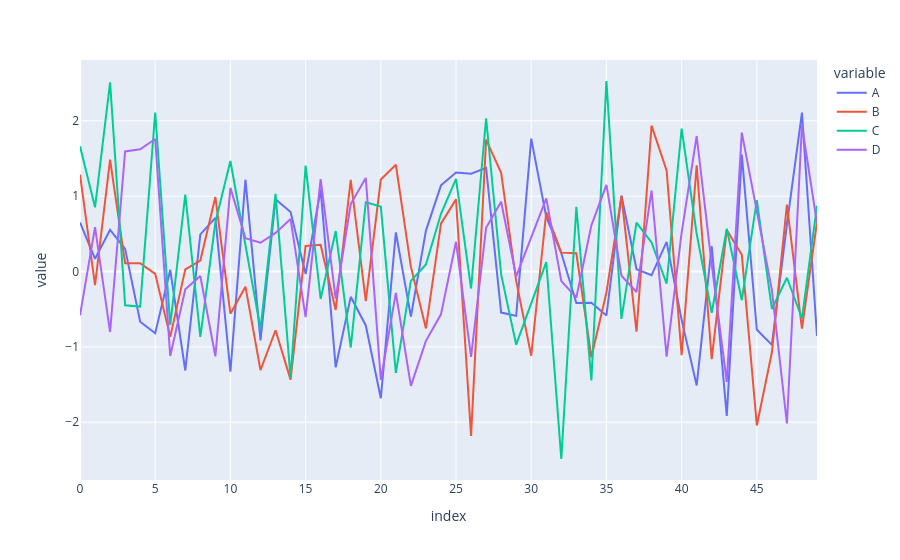

The code cell stored with this chart in its notebook:
### Markdown cell above
# Basics

### Code cell
arr_1 = np.random.randn(50,4)
df_1 = pd.DataFrame(arr_1, columns=['A','B','C','D'])
df_1.head()
df_1.plot()

### Figure 1 — Plotly figure (JSON) as saved in the notebook; plotly's stock layout.template omitted (floating-point values rounded to 4 significant figures)
{"data": [{"hovertemplate": "variable=A<br>index=%{x}<br>value=%{y}<extra></extra>", "legendgroup": "A", "line": {"color": "#636efa", "dash": "solid"}, "marker": {"symbol": "circle"}, "mode": "lines", "name": "A", "orientation": "v", "showlegend": true, "type": "scatter", "x": [0, 1, 2, 3, 4, 5, 6, 7, 8, 9, 10, 11, 12, 13, 14, 15, 16, 17, 18, 19, 20, 21, 22, 23, 24, 25, 26, 27, 28, 29, 30, 31, 32, 33, 34, 35, 36, 37, 38, 39, 40, 41, 42, 43, 44, 45, 46, 47, 48, 49], "xaxis": "x", "y": [0.6535, 0.1692, 0.5527, 0.3008, -0.6665, -0.8183, 0.0229, -1.313, 0.4927, 0.7118, -1.33, 1.219, -0.9145, 0.9608, 0.7895, -0.0333, 1.089, -1.271, -0.3359, -0.7157, -1.681, 0.5186, -0.5978, 0.5432, 1.144, 1.315, 1.298, 1.376, -0.5444, -0.5887, 1.764, 0.7253, 0.2429, -0.4187, -0.4147, -0.5823, 1.009, 0.03069, -0.04988, 0.3937, -0.6415, -1.512, 0.3361, -1.917, 1.553, -0.7732, -0.9735, 0.6262, 2.109, -0.8561], "yaxis": "y"}, {"hovertemplate": "variable=B<br>index=%{x}<br>value=%{y}<extra></extra>", "legendgroup": "B", "line": {"color": "#EF553B", "dash": "solid"}, "marker": {"symbol": "circle"}, "mode": "lines", "name": "B", "orientation": "v", "showlegend": true, "type": "scatter", "x": [0, 1, 2, 3, 4, 5, 6, 7, 8, 9, 10, 11, 12, 13, 14, 15, 16, 17, 18, 19, 20, 21, 22, 23, 24, 25, 26, 27, 28, 29, 30, 31, 32, 33, 34, 35, 36, 37, 38, 39, 40, 41, 42, 43, 44, 45, 46, 47, 48, 49], "xaxis": "x", "y": [1.287, -0.1815, 1.485, 0.1088, 0.1102, -0.03097, -0.8673, 0.02881, 0.1464, 0.9906, -0.5598, -0.2011, -1.308, -0.7795, -1.435, 0.3387, 0.3556, -0.5099, 1.218, -0.3924, 1.221, 1.417, 0.06128, -0.7549, 0.6347, 0.9576, -2.181, 1.751, 1.311, -0.1234, -1.118, 0.7853, 0.2508, 0.242, -1.138, -0.2778, 1.001, -0.7969, 1.937, 1.343, -1.11, 1.409, -1.162, 0.5506, 0.2219, -2.043, -1.072, 0.8897, -0.7563, 0.6559], "yaxis": "y"}, {"hovertemplate": "variable=C<br>index=%{x}<br>value=%{y}<extra></extra>", "legendgroup": "C", "line": {"color": "#00cc96", "dash": "solid"}, "marker": {"symbol": "circle"}, "mode": "lines", "name": "C", "orientation": "v", "showlegend": true, "type": "scatter", "x": [0, 1, 2, 3, 4, 5, 6, 7, 8, 9, 10, 11, 12, 13, 14, 15, 16, 17, 18, 19, 20, 21, 22, 23, 24, 25, 26, 27, 28, 29, 30, 31, 32, 33, 34, 35, 36, 37, 38, 39, 40, 41, 42, 43, 44, 45, 46, 47, 48, 49], "xaxis": "x", "y": [1.663, 0.8527, 2.51, -0.447, -0.4649, 2.109, -0.7089, 1.022, -0.8682, 0.6509, 1.468, 0.3742, -0.7626, 1.031, -1.41, 1.407, -0.3647, 0.5376, -1.009, 0.9184, 0.8616, -1.345, -0.1243, 0.0927, 0.7667, 1.229, -0.2255, 2.034, -0.03888, -0.9708, -0.425, 0.1256, -2.488, 0.8596, -1.445, 2.529, -0.6293, 0.6483, 0.3867, -0.1621, 1.897, 0.5019, -0.5479, 0.5685, -0.3805, 0.9481, -0.497, -0.0823, -0.6201, 0.8748], "yaxis": "y"}, {"hovertemplate": "variable=D<br>index=%{x}<br>value=%{y}<extra></extra>", "legendgroup": "D", "line": {"color": "#ab63fa", "dash": "solid"}, "marker": {"symbol": "circle"}, "mode": "lines", "name": "D", "orientation": "v", "showlegend": true, "type": "scatter", "x": [0, 1, 2, 3, 4, 5, 6, 7, 8, 9, 10, 11, 12, 13, 14, 15, 16, 17, 18, 19, 20, 21, 22, 23, 24, 25, 26, 27, 28, 29, 30, 31, 32, 33, 34, 35, 36, 37, 38, 39, 40, 41, 42, 43, 44, 45, 46, 47, 48, 49], "xaxis": "x", "y": [-0.5819, 0.5901, -0.8031, 1.594, 1.623, 1.76, -1.12, -0.2351, -0.0604, -1.125, 1.11, 0.4426, 0.3816, 0.5134, 0.6987, -0.6045, 1.225, -0.3605, 0.8956, 1.243, -1.438, -0.2825, -1.518, -0.9198, -0.5682, 0.3945, -1.131, 0.5799, 0.9264, -0.06491, 0.4547, 0.9719, -0.1269, -0.3448, 0.6136, 1.15, -0.0555, -0.2721, 1.076, -1.13, 0.5178, 1.799, 0.09203, -1.465, 1.844, 0.7858, -0.2423, -2.017, 1.938, 0.6402], "yaxis": "y"}], "layout": {"legend": {"title": {"text": "variable"}, "tracegroupgap": 0}, "margin": {"t": 60}, "xaxis": {"anchor": "y", "domain": [0, 1], "title": {"text": "index"}}, "yaxis": {"anchor": "x", "domain": [0, 1], "title": {"text": "value"}}}}
